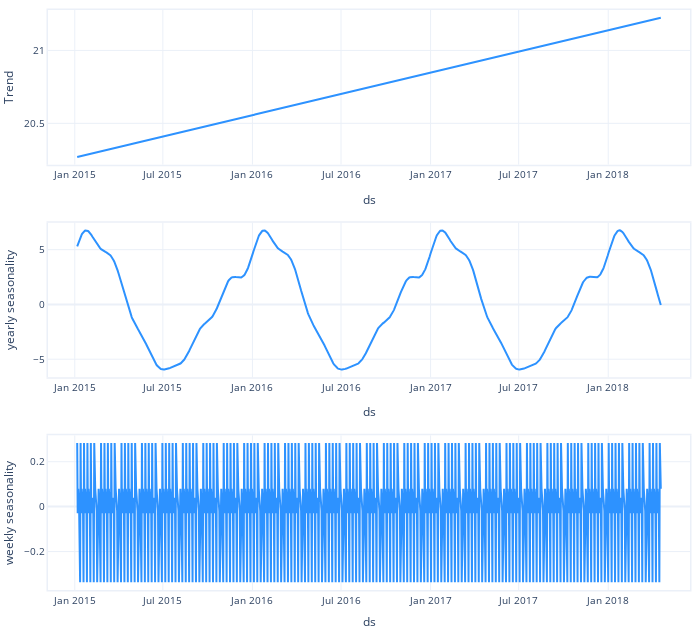

The notebook cell this image was saved under:
### Code cell
plot2=m.plot_components(forecast)
plot2.show()

### Figure 1 — Plotly figure (JSON) as saved in the notebook; plotly's stock layout.template omitted (floating-point values rounded to 4 significant figures; data arrays with more than 128 entries replaced by an {"elided": "..."} marker saying what was removed)
{"data": [{"line": {"color": "#2d92ff", "width": 2}, "mode": "lines", "name": "<b style=\"color:sandybrown\">[R]</b> Trend <i style=\"color:#fc9944\">~1D</i>", "showlegend": false, "type": "scatter", "uid": "6837af67-22cc-4353-9ec8-3a1970bf2578", "x": {"elided": "1000 str values"}, "xaxis": "x", "y": {"elided": "1000 float values"}, "yaxis": "y"}, {"line": {"color": "#2d92ff", "width": 2}, "mode": "lines", "name": "<b style=\"color:sandybrown\">[R]</b> yearly seasonality <i style=\"color:#fc9944\">~1D</i>", "showlegend": false, "type": "scatter", "uid": "83cb579a-44d0-4182-a0af-f0f395b02bbe", "x": {"elided": "1000 str values"}, "xaxis": "x2", "y": {"elided": "1000 float values"}, "yaxis": "y2"}, {"line": {"color": "#2d92ff", "width": 2}, "mode": "lines", "name": "<b style=\"color:sandybrown\">[R]</b> weekly seasonality <i style=\"color:#fc9944\">~1D</i>", "showlegend": false, "type": "scatter", "uid": "5d61c234-82ec-4e17-9742-e7bf494c7e63", "x": {"elided": "1000 str values"}, "xaxis": "x3", "y": {"elided": "1000 float values"}, "yaxis": "y3"}], "layout": {"autosize": true, "font": {"size": 10}, "height": 630, "hovermode": "x unified", "legend": {"traceorder": "reversed", "y": 0.1}, "margin": {"b": 0, "l": 0, "pad": 0, "r": 10, "t": 10}, "title": {"font": {"size": 12}}, "width": 700, "xaxis": {"anchor": "y", "domain": [0, 1], "linewidth": 1.5, "mirror": true, "range": ["2014-11-07T00:00:00", "2018-06-18T00:00:00"], "showline": true, "title": {"text": "ds"}, "type": "date"}, "xaxis2": {"anchor": "y2", "domain": [0, 1], "linewidth": 1.5, "mirror": true, "range": ["2014-11-07T00:00:00", "2018-06-18T00:00:00"], "showline": true, "title": {"text": "ds"}, "type": "date"}, "xaxis3": {"anchor": "y3", "domain": [0, 1], "linewidth": 1.5, "mirror": true, "range": ["2014-11-07T00:00:00", "2018-06-18T00:00:00"], "showline": true, "title": {"text": "ds"}, "type": "date"}, "yaxis": {"anchor": "x", "domain": [0.7333, 1], "linewidth": 1.5, "mirror": true, "rangemode": "normal", "showline": true, "title": {"text": "Trend"}}, "yaxis2": {"anchor": "x2", "domain": [0.3667, 0.6333], "linewidth": 1.5, "mirror": true, "rangemode": "tozero", "showline": true, "title": {"text": "yearly seasonality"}}, "yaxis3": {"anchor": "x3", "domain": [0, 0.2667], "linewidth": 1.5, "mirror": true, "rangemode": "tozero", "showline": true, "title": {"text": "weekly seasonality"}}}}
